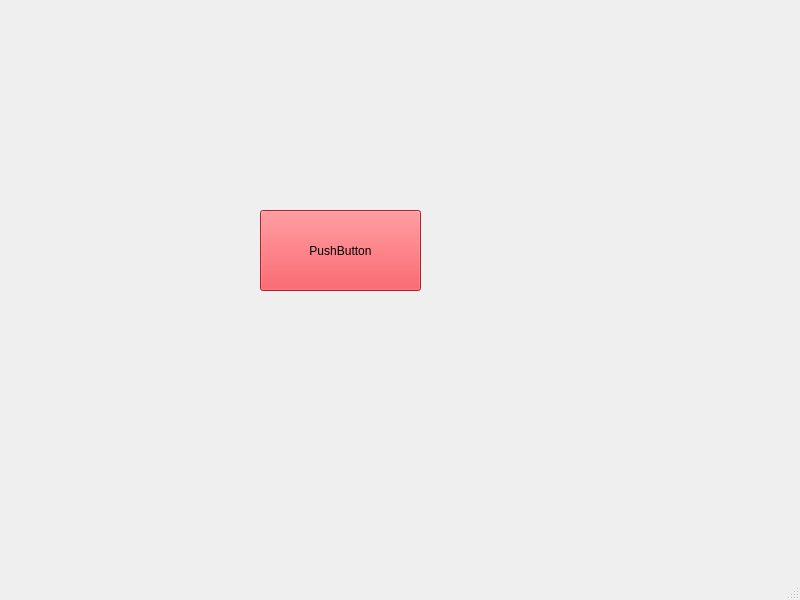
<?xml version="1.0" encoding="UTF-8"?>
<ui version="4.0">
 <class>MainWindow</class>
 <widget class="QMainWindow" name="MainWindow">
  <property name="geometry">
   <rect>
    <x>0</x>
    <y>0</y>
    <width>800</width>
    <height>600</height>
   </rect>
  </property>
  <property name="windowTitle">
   <string>MainWindow</string>
  </property>
  <widget class="QWidget" name="centralwidget">
   <widget class="QPushButton" name="pushButton">
    <property name="geometry">
     <rect>
      <x>260</x>
      <y>210</y>
      <width>161</width>
      <height>81</height>
     </rect>
    </property>
    <property name="styleSheet">
     <string notr="true">background-color: rgb(237, 51, 59)</string>
    </property>
    <property name="text">
     <string>PushButton</string>
    </property>
   </widget>
  </widget>
  <widget class="QMenuBar" name="menubar">
   <property name="geometry">
    <rect>
     <x>0</x>
     <y>0</y>
     <width>800</width>
     <height>19</height>
    </rect>
   </property>
  </widget>
  <widget class="QStatusBar" name="statusbar"/>
 </widget>
 <resources/>
 <connections>
  <connection>
   <sender>pushButton</sender>
   <signal>clicked()</signal>
   <receiver>pushButton</receiver>
   <slot>click()</slot>
   <hints>
    <hint type="sourcelabel">
     <x>323</x>
     <y>289</y>
    </hint>
    <hint type="destinationlabel">
     <x>370</x>
     <y>290</y>
    </hint>
   </hints>
  </connection>
 </connections>
 <slots>
  <slot>click()</slot>
 </slots>
</ui>
